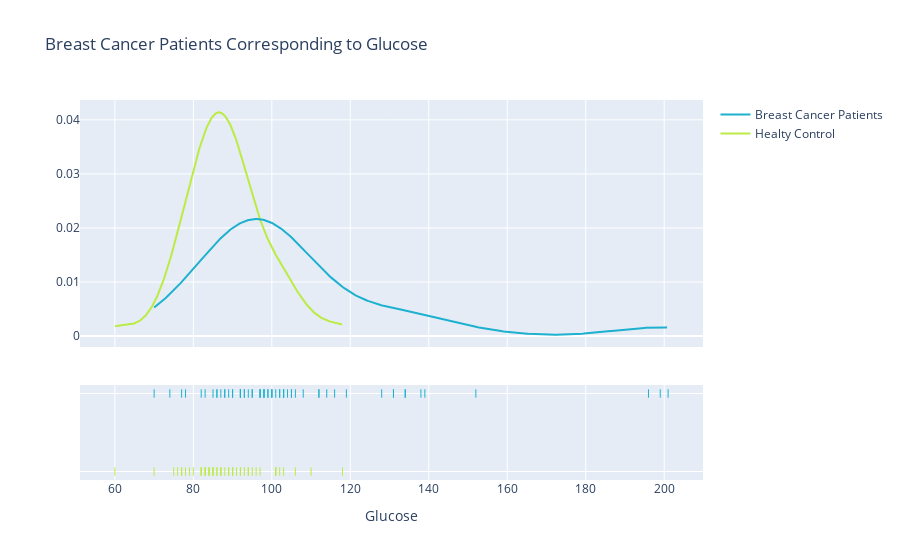

The notebook cell saved with this chart:
### Markdown cell above
Breast Cancer Patients corresponding to Glucose

### Code cell
import plotly.figure_factory as ff

more = df[df['Classification']==1]['Glucose']
less = df[df['Classification']==0]['Glucose']
fig = ff.create_distplot([less, more],['Healty Control', 'Breast Cancer Patients']
                         , show_hist=False, 
                        colors=['#bbeb44','#1db1cf'])
fig.update_layout(
    title="Breast Cancer Patients Corresponding to Glucose",
    xaxis_title="Glucose",
)
fig.show()

### Figure 1 — Plotly figure (JSON) as saved in the notebook; plotly's stock layout.template omitted (floating-point values rounded to 4 significant figures; data arrays with more than 128 entries replaced by an {"elided": "..."} marker saying what was removed)
{"data": [{"legendgroup": "Healty Control", "marker": {"color": "#bbeb44"}, "mode": "lines", "name": "Healty Control", "showlegend": true, "type": "scatter", "x": {"elided": "500 float values"}, "xaxis": "x", "y": {"elided": "500 float values"}, "yaxis": "y"}, {"legendgroup": "Breast Cancer Patients", "marker": {"color": "#1db1cf"}, "mode": "lines", "name": "Breast Cancer Patients", "showlegend": true, "type": "scatter", "x": {"elided": "500 float values"}, "xaxis": "x", "y": {"elided": "500 float values"}, "yaxis": "y"}, {"legendgroup": "Healty Control", "marker": {"color": "#bbeb44", "symbol": "line-ns-open"}, "mode": "markers", "name": "Healty Control", "showlegend": false, "type": "scatter", "x": [70, 92, 91, 77, 92, 92, 77, 118, 97, 83, 78, 82, 82, 88, 75, 86, 84, 85, 95, 87, 86, 87, 84, 84, 90, 83, 106, 90, 90, 80, 101, 101, 87, 89, 77, 79, 82, 101, 103, 76, 83, 94, 85, 93, 102, 90, 94, 60, 89, 96, 110, 85], "xaxis": "x", "y": ["Healty Control", "Healty Control", "Healty Control", "Healty Control", "Healty Control", "Healty Control", "Healty Control", "Healty Control", "Healty Control", "Healty Control", "Healty Control", "Healty Control", "Healty Control", "Healty Control", "Healty Control", "Healty Control", "Healty Control", "Healty Control", "Healty Control", "Healty Control", "Healty Control", "Healty Control", "Healty Control", "Healty Control", "Healty Control", "Healty Control", "Healty Control", "Healty Control", "Healty Control", "Healty Control", "Healty Control", "Healty Control", "Healty Control", "Healty Control", "Healty Control", "Healty Control", "Healty Control", "Healty Control", "Healty Control", "Healty Control", "Healty Control", "Healty Control", "Healty Control", "Healty Control", "Healty Control", "Healty Control", "Healty Control", "Healty Control", "Healty Control", "Healty Control", "Healty Control", "Healty Control"], "yaxis": "y2"}, {"legendgroup": "Breast Cancer Patients", "marker": {"color": "#1db1cf", "symbol": "line-ns-open"}, "mode": "markers", "name": "Breast Cancer Patients", "showlegend": false, "type": "scatter", "x": [102, 74, 94, 92, 93, 102, 93, 92, 95, 112, 78, 103, 98, 116, 86, 98, 88, 114, 92, 106, 105, 105, 86, 101, 92, 103, 201, 97, 77, 100, 99, 112, 98, 85, 90, 196, 199, 139, 128, 100, 87, 134, 131, 70, 99, 103, 104, 108, 88, 89, 97, 83, 95, 134, 90, 92, 131, 152, 119, 92, 100, 97, 82, 138], "xaxis": "x", "y": ["Breast Cancer Patients", "Breast Cancer Patients", "Breast Cancer Patients", "Breast Cancer Patients", "Breast Cancer Patients", "Breast Cancer Patients", "Breast Cancer Patients", "Breast Cancer Patients", "Breast Cancer Patients", "Breast Cancer Patients", "Breast Cancer Patients", "Breast Cancer Patients", "Breast Cancer Patients", "Breast Cancer Patients", "Breast Cancer Patients", "Breast Cancer Patients", "Breast Cancer Patients", "Breast Cancer Patients", "Breast Cancer Patients", "Breast Cancer Patients", "Breast Cancer Patients", "Breast Cancer Patients", "Breast Cancer Patients", "Breast Cancer Patients", "Breast Cancer Patients", "Breast Cancer Patients", "Breast Cancer Patients", "Breast Cancer Patients", "Breast Cancer Patients", "Breast Cancer Patients", "Breast Cancer Patients", "Breast Cancer Patients", "Breast Cancer Patients", "Breast Cancer Patients", "Breast Cancer Patients", "Breast Cancer Patients", "Breast Cancer Patients", "Breast Cancer Patients", "Breast Cancer Patients", "Breast Cancer Patients", "Breast Cancer Patients", "Breast Cancer Patients", "Breast Cancer Patients", "Breast Cancer Patients", "Breast Cancer Patients", "Breast Cancer Patients", "Breast Cancer Patients", "Breast Cancer Patients", "Breast Cancer Patients", "Breast Cancer Patients", "Breast Cancer Patients", "Breast Cancer Patients", "Breast Cancer Patients", "Breast Cancer Patients", "Breast Cancer Patients", "Breast Cancer Patients", "Breast Cancer Patients", "Breast Cancer Patients", "Breast Cancer Patients", "Breast Cancer Patients", "Breast Cancer Patients", "Breast Cancer Patients", "Breast Cancer Patients", "Breast Cancer Patients"], "yaxis": "y2"}], "layout": {"barmode": "overlay", "hovermode": "closest", "legend": {"traceorder": "reversed"}, "title": {"text": "Breast Cancer Patients Corresponding to Glucose"}, "xaxis": {"anchor": "y2", "domain": [0, 1], "title": {"text": "Glucose"}, "zeroline": false}, "yaxis": {"anchor": "free", "domain": [0.35, 1], "position": 0}, "yaxis2": {"anchor": "x", "domain": [0, 0.25], "dtick": 1, "showticklabels": false}}}
